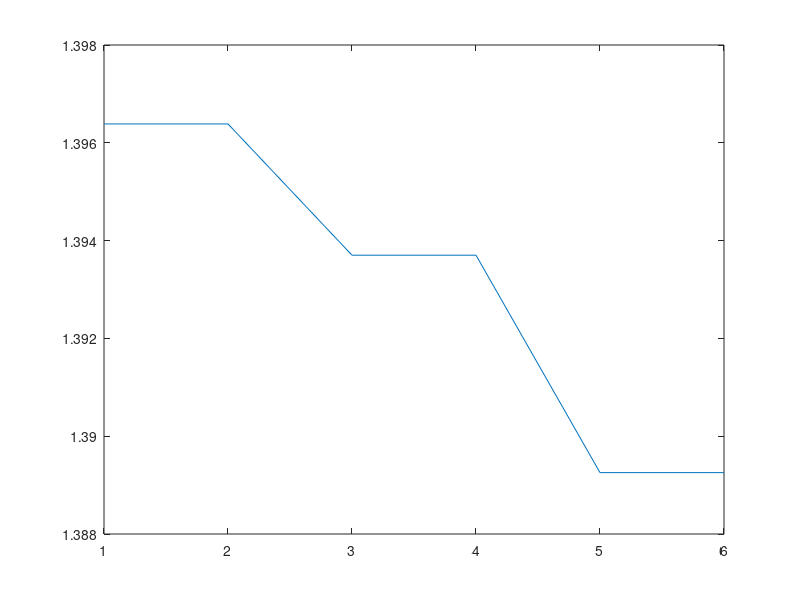
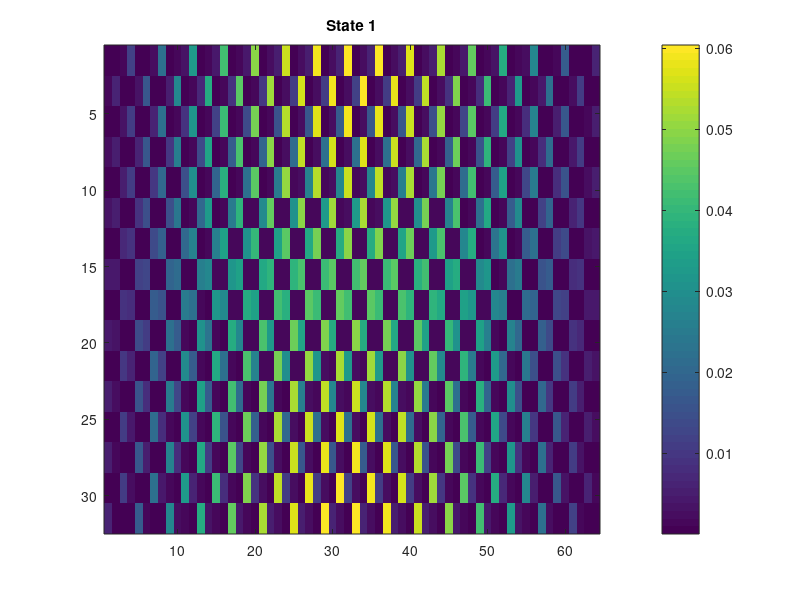
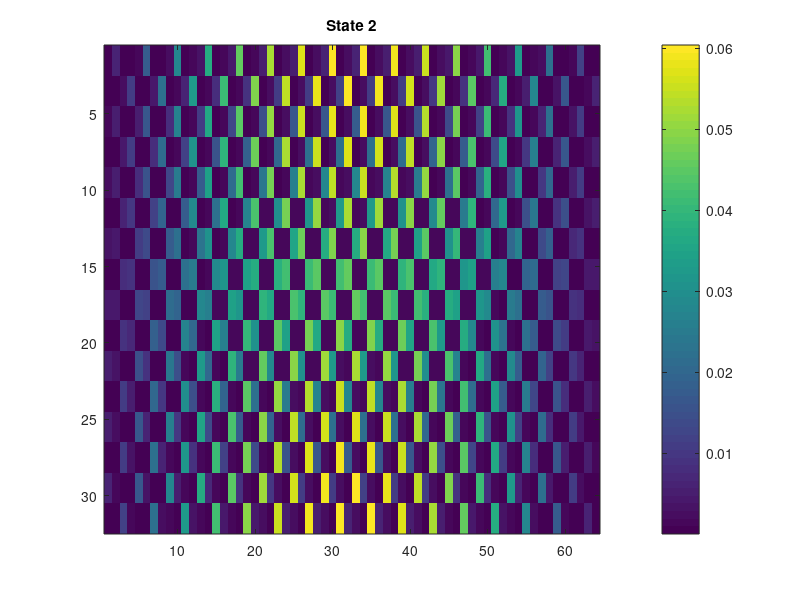
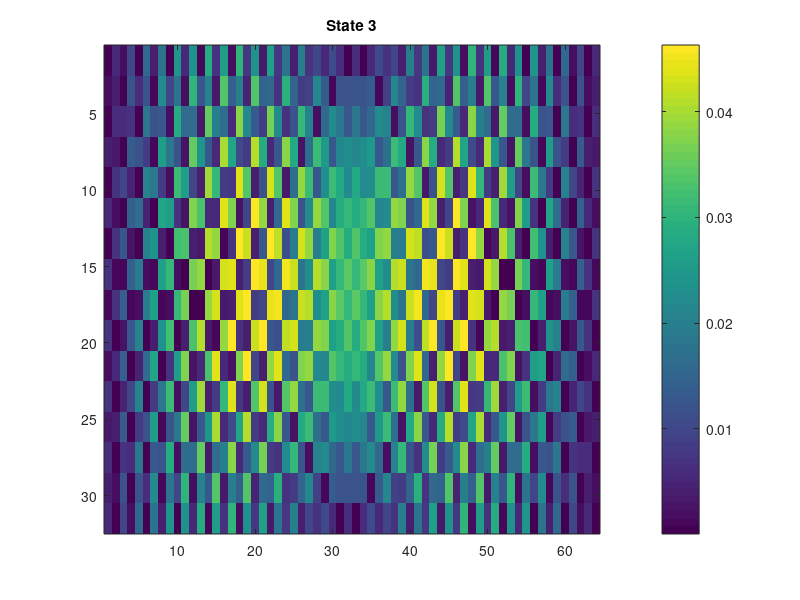

Recreate these plots in MATLAB, in order. (Note: this script raises an error after producing the figures.)
% 2D NL_NH_SSH

% https://physics.stackexchange.com/questions/230101/tight-binding-hamiltonian-for-2d-finite-dimensional-lattice-and-nanowire

close all
clear all
clc

Na = 32; % Number of cells in a direction
Nb = 32; % Number of cells in b direction
Ni = 2; % number of basis functions per site

% Hamiltonian for same site interaction
H_SS = [ 
    0.5 0.5 ; 
    0.5 0.5
]; 

% Hamiltonian for nearest neighbour interaction [W N; E S]  [ 0.1 0.0 ; 0.0 0.1 ] ; 
H_NN = [ 
    -0.1 0.0 ;
    0.0 -0.1 
    ]; 

% Values to store the constructed sparse Hamiltonian
nn1 = [];
nn2 = [];
Hnn = [];

% Loop over all lattice sites
for a1 = 1:Na, for b1 = 1:Nb
  % Loop over all neighbouring sites
  for da = -1:1  % basis vector a
    a2 = a1 + da;
    if (a2 < 1 || a2 > Na) % edge case
        continue;
    end
    for db = -1:1 % basis vector b
        b2 = b1 + db;
        if (b2 < 1 || b2 > Nb) % edge case
          continue;
        end
        % Loop over all basis function pairs (pointer)
        for i1 = 1:Ni, for i2 = 1:Ni % NEWS
            n1 = ((a1-1) + (b1-1) * Na) * Ni + i1; % origin
            n2 = ((a2-1) + (b2-1) * Na) * Ni + i2; % target

            NN = max(abs(da),abs(db)); % to separate ss from nn
            
            if (NN == 0) % points to same site
                nn1 = [ nn1 n1 ]; % origin vector
                nn2 = [ nn2 n2 ]; % target vector
                Hnn = [ Hnn H_SS(i1,i2)]; % sort of a "line" Hamiltonian
            end
            if (NN == 1) % points to nearest neighbor
                nn1 = [ nn1 n1 ]; 
                nn2 = [ nn2 n2 ];
                Hnn = [ Hnn H_NN(i1,i2)]; 
            end
        end, end
    end
  end
end, end

%% Data processing + plot

H = full(sparse(nn1, nn2, Hnn)); % turns "line" Hamiltonian into matrix form by summing the energies on each site

[U,E] = eigs(H);

%plot 6 dominant eigenenergies
figure(1)
plot(diag(E));

% Assuming 'U' contains the eigenvectors from eig(H)
numStates = size(U, 2); % Number of states (eigenvectors)

for stateIdx = 1:numStates
    % Reshape the eigenvector to a 2D matrix
    state2D = reshape(U(:, stateIdx), [Na, Nb*Ni]);%

    % Create a new figure for each state
    figure;
    imagesc(abs(state2D));
    colorbar;
    title(sprintf('State %d', stateIdx));
end
autoArrangeFigures